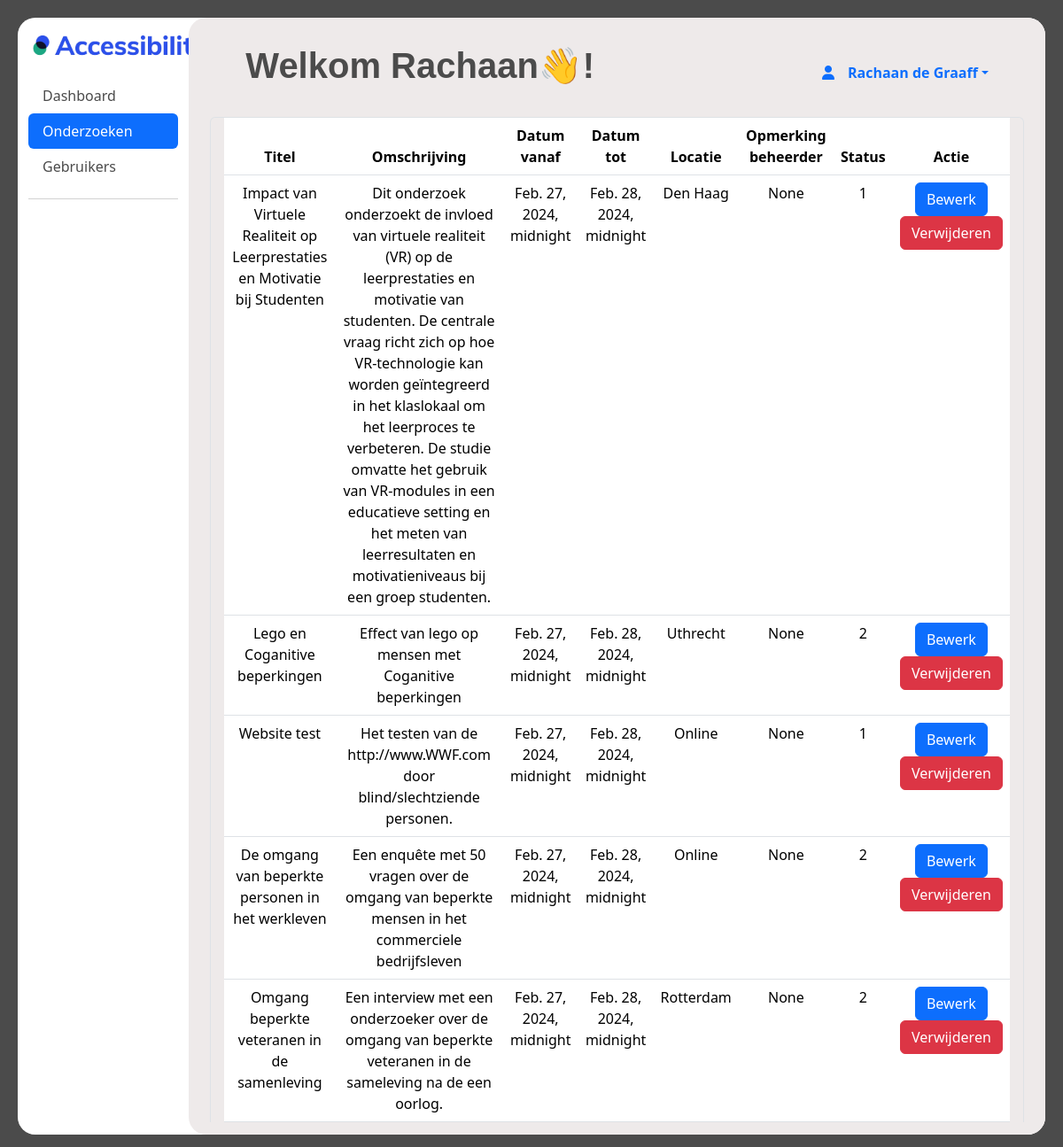
Page /beheerder/onderzoeken (signed in) on the earlier database version.
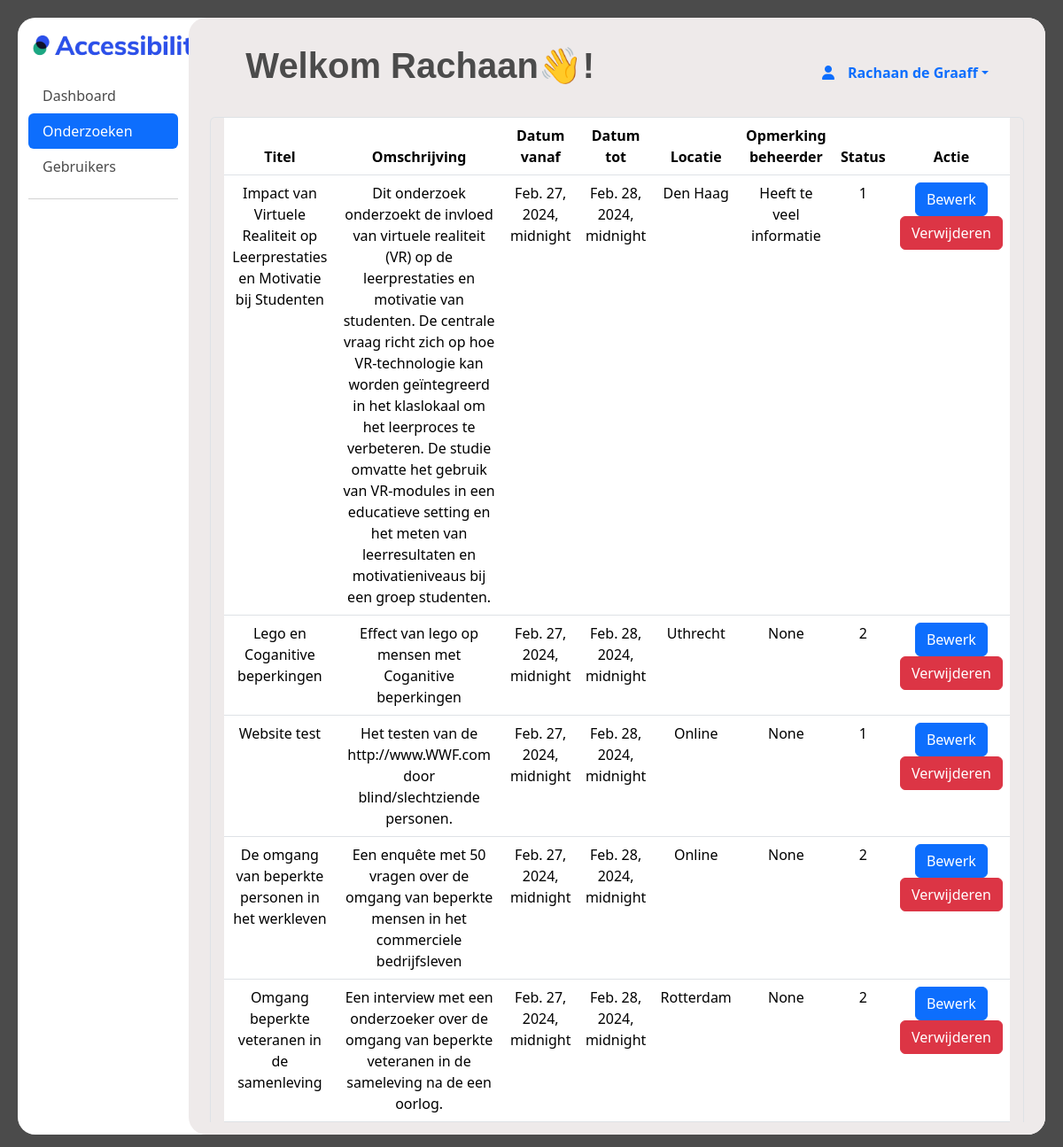
Same page on the later database version.
### ervaringsdeskundige/models.py (models this page shows, shortened)
class User(AbstractUser):
    first_name = models.CharField(max_length=100)
    last_name = models.CharField(max_length=100)
    postcode = models.CharField(max_length=10)
    geslacht = models.CharField(
        max_length=10, choices=[("M", "Man"), ("V", "Vrouw"), ("0", "Anders")]
    )
    email = models.EmailField()
    telefoonnummer = models.CharField(max_length=100)
    geboortedatum = models.DateField()
    gebruikte_hulpmiddelen = models.TextField(max_length=200)
    bijzonderheden = models.TextField(max_length=100, default="", blank=True)
    beschikbaar_vanaf = models.DateTimeField()
    beschikbaar_tot = models.DateTimeField()
    bijzonderheden_beschikbaarheid = models.TextField(
        max_length=100, blank=True
        )
    username = models.CharField(max_length=100, unique=True)
    voorkeur_benadering = models.CharField(max_length=20)
    status = models.CharField(max_length=10, default=1)
    opmerking_verwijderd = models.TextField(blank=True, null=True)
    datum_goedgekeurd = models.DateTimeField(blank=True, null=True)
    goedegekeurd_door = models.CharField(max_length=100, null=True)
    groups = models.ManyToManyField(
        Group,
        verbose_name="groups",
        related_name="user_groups",
        blank=True,
        help_text="The groups this user belongs to. A user will get all permissions granted to each of their groups.",
        related_query_name="user",
    )
    user_permissions = models.ManyToManyField(
        Permission,
        verbose_name="user permissions",
        related_name="user_user_permissions",
        blank=True,
        help_text="Specific permissions for this user.",
        related_query_name="user",
    )

### main/models.py (models this page shows)
class Onderzoeken(models.Model):
    onderzoeks_id = models.AutoField(primary_key=True)
    organisatie = models.ForeignKey("Organisaties", models.DO_NOTHING)
    status = models.IntegerField(default=1)
    titel = models.TextField()
    omschrijving = models.TextField()
    datum_vanaf = models.DateTimeField()
    datum_tot = models.DateTimeField()
    soort_onderzoek = models.IntegerField()
    locatie = models.TextField(blank=True, null=True)
    met_beloning = models.IntegerField()
    beloning = models.TextField(blank=True, null=True)
    doelgroep_leeftijd_van = models.IntegerField()
    doelgroep_leeftijd_tot = models.IntegerField()
    contact_opgenomen = models.IntegerField(default=0)
    opmerkingen_beheerder = models.TextField(blank=True, null=True)
    type_onderzoek = models.ForeignKey(
        "TypeOnderzoek", models.DO_NOTHING, db_column="type_onderzoek"
    )
    class Meta:
        managed = False
        db_table = "Onderzoeken"

### beheerder/views.py (the view)
# urls.py: path('onderzoeken', views.onderzoeken, name="onderzoeken"),
@staff_member_required
def onderzoeken(request):
    onderzoeken = Onderzoeken.objects.values(
        'titel',
        'omschrijving',
        'datum_vanaf',
        'datum_tot',
        'locatie',
        'status',
        'opmerkingen_beheerder',
        'onderzoeks_id'
        )
    return render(
        request,
        'beheerder/onderzoeken.html',
        {'onderzoeken': onderzoeken}
        )

### templates/beheerder/onderzoeken.html (shortened to what this page needs)
{% extends "beheerder/inner_base.html" %}
{% block menu_active %}
<ul class="nav nav-pills flex-column mb-auto">
  <li class="nav-item">
    <a href="/beheerder/dashboard" class="nav-link menu_text" >
      Dashboard
    </a>
  </li>
  <li>
    <a href="/beheerder/onderzoeken" class="nav-link active" aria-current="page">
      Onderzoeken
    </a>
  </li>
  <li>
    <a  href="/beheerder/users" class="nav-link menu_text">
      Gebruikers
    </a>
  </li>
</ul>
{% endblock %}
{% block inner_content %}
            <br>
            <div class="container rounded-top border border-bottom-0 text-center">
                <table class="table">
                      <thead>
                      <tr>
                          <th scope="col">Titel</th>
                          <th scope="col">Omschrijving</th>
                          <th scope="col">Datum vanaf</th>
                          <th scope="col">Datum tot</th>
                          <th scope="col">Locatie</th>
                          <th scope="col">Opmerking beheerder</th>
                          <th scope="col">Status</th>
                          <th scope="col">Actie</th>
                      </tr>
                      </thead>
                      <tbody>
                        {% for onderzoek in onderzoeken %}
                            <tr>
                                <td>{{ onderzoek.titel }}</td>
                                <td>{{ onderzoek.omschrijving }}</td>
                                <td>{{ onderzoek.datum_vanaf }}</td>
                                <td>{{ onderzoek.datum_tot }}</td>
                                <td>{{ onderzoek.locatie }}</td>
                                <td>{{ onderzoek.opmerkingen_beheerder }}</td>
                                <td>{{ onderzoek.status }}</td>
                                <td>
                                    <button type="button" class="btn btn-primary" onclick="window.location.href='/beheerder/dashboard/research/{{ onderzoek.onderzoeks_id }}/edit';">Bewerk</button>
                                    <a href="{% url 'verwijder_onderzoek' onderzoek.onderzoeks_id %}" class="btn btn-danger">Verwijderen</a>
                                </td>
                            </tr>
                        {% endfor %}
                      </tbody>
                  </table>
              </div>
{% endblock %}

### templates/beheerder/inner_base.html (shortened to what this page needs)
{% extends "ervaringsdeskundige/base.html" %}
{% load static %}
{% block content %}
<div class="container-fluid" style="height: 94vh;">
    <div class="row">
        <nav id="sidebar" class="col-md-3 col-lg-2 d-md-block sidebar">
          <a href="#">
            <img style="margin: 20px; margin-left: 5px;" src="{% static 'images/logo_accessibility.png' %}" width="200px" alt="Logo van Accessibility">
          </a>
            <div class="position-sticky">
              {% block menu_active %}{% endblock %}
              <hr>
            </div>
        </nav>
        <div style="height: 94vh;" id="dashboard_main" class="col-md-9 ms-sm-auto col-lg-10 px-md-4">
         <div id="dashboard_overflow">
          <main>
          <div class="text-center" style="padding-top: 20px;">
            <div>
                <div id="search" style="height: 20px;">
                    <div class="dropdown">
                      <a href="#" class="d-flex align-items-center text-decoration-none dropdown-toggle" id="dropdownUser2" data-bs-toggle="dropdown" aria-expanded="false" aria-label="dropdown menu met dashboard, profiel en loguit opties">
                        <i class="fa-solid fa-user" style="padding-right: 15px;" width="32" height="32" class="rounded-circle me-2"></i>
                        <strong>{{ user.first_name}} {{ user.last_name}}</strong>
                      </a>
                    </div>
                </div>
             <h1 style="margin: 10px; margin-left: 40px;" class="text-start extra-bold-header">Welkom {{ user.first_name }}👋!</h1>
            </div>
            {% block inner_content %}{% endblock %}
            </div>
          </main>
         </div>
        </div>
    </div>
</div>
{% endblock %}

### templates/ervaringsdeskundige/base.html (shortened to what this page needs)
{% load static %}
<!doctype html>
<html lang="nl">
    <head>
        {% block head %}
        <link rel="stylesheet" href="https://cdnjs.cloudflare.com/ajax/libs/font-awesome/4.7.0/css/font-awesome.min.css">
        <link href="https://cdn.jsdelivr.net/npm/bootstrap@5.3.2/dist/css/bootstrap.min.css" rel="stylesheet">
        <link href="{% static 'css/main.css' %}" rel="stylesheet">
        {% endblock %}
    </head>
  <body>
    <div class="dashboard-container">
    <div class="content" id="content">{% block content %}{% endblock %}</div>
  </div>
  </body>
</html>

### static/css/main.css (style rules this page uses)
:root { --background-light: #f5f5f5; --background-dark: #1f1f1f; --text-light: #4b4b4b; --text-dark: #ffffff; --accent-light: #9faecb; --accent-dark: #848484; --card-background-light: #ffffff; --card-background-dark: #393a69; --card-shadow-light: #bbbbbb; --card-shadow-dark: #7a7a7a; --border-light: #dddddd; --border-dark: #333333; --link-light: #007bff; --link-dark: #ff7f50; }
#content, .table, #dashboard_main, .rectangle, .card_stat, #custom_cont { transition: background-color 0.5s ease, color 0.3s ease, border-radius 0.5s ease; }
.container { margin-right: auto; margin-left: auto; padding-right: 15px; padding-left: 15px; width: 100%; }
@media (min-width: 576px) { .container { max-width: 540px; } }
@media (min-width: 768px) { .container { max-width: 720px; } }
@media (min-width: 992px) { .container { max-width: 960px; } }
@media (min-width: 1200px) { .container { max-width: 1140px; } }
#search { margin-top: 10px; margin-right: 30px; float: right; justify-content: space-between; display: flex; padding: 10px; height: 80px; }
.content:not(.dark) { background-color: var(--border-light); color: var(--tekst-light); border-radius: 10px; }
.table { padding: 10px; }
body:not(.dark) { background-color: var(--text-light); color: var(--text-light); }
#content:not(.dark) { background-color: var(--text-dark); border-radius: 20px; }
.dashboard-container { background-color: #838383; margin: 20px; border-radius: 20px; height: 100%; }
#sidebar { border-radius: 20px; }
#dashboard_main:not(.dark) { border-radius: 20px; background-color: #eeeaea; }
h1:not(.dark) { color: var(--tekst-light); }
#dashboard_overflow { overflow-y: auto; overflow-x: hidden; max-height: 94vh; height: 100%; }
.extra-bold-header { font-family: 'Inner', sans-serif; font-weight: 800; color: #4b4b4b; }
.menu_text:not(.dark) { color: var(--text-light); }

Differences in the rows shown:
changed Onderzoeken "Impact van Virtuele Realiteit op Leerprestaties en Motivatie bij Studenten": opmerkingen_beheerder "None" → "Heeft te veel informatie"
